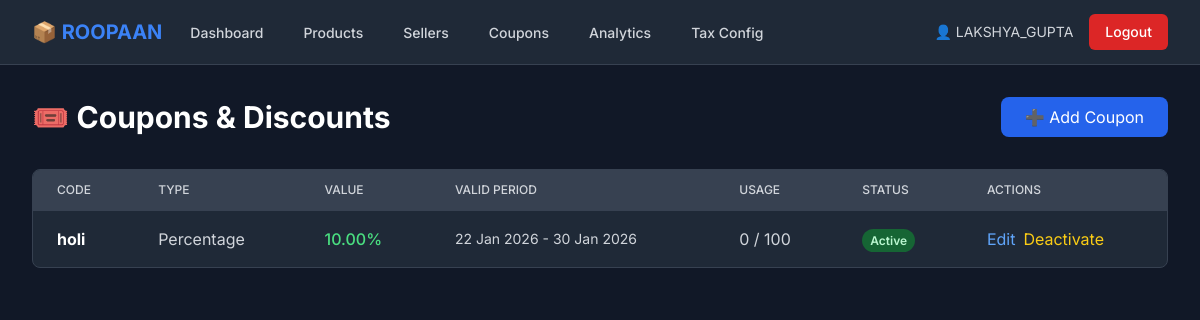
The page /inventory/coupons/ (signed in) on the database as committed earlier.
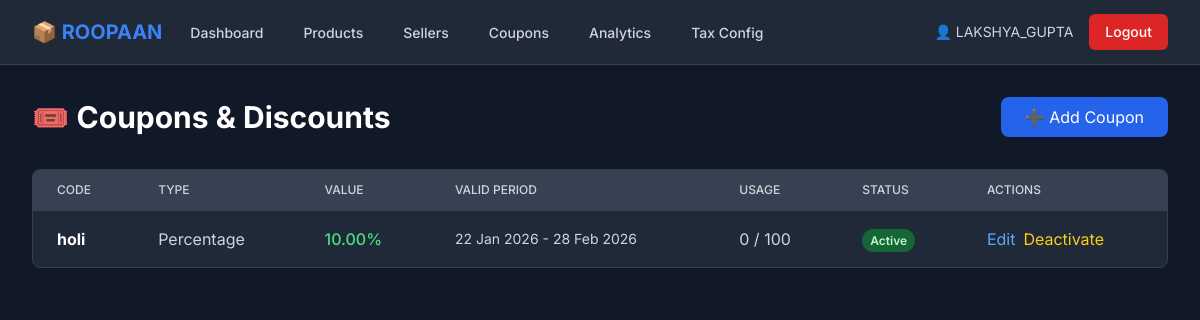
The same page on the database as committed later.
### inventory/models.py (models this page shows, shortened)
class Coupon(models.Model):
    DISCOUNT_TYPE_CHOICES = [
        ('percentage', 'Percentage'),
        ('fixed', 'Fixed Amount'),
    ]
    code = models.CharField(max_length=50, unique=True)
    discount_type = models.CharField(max_length=20, choices=DISCOUNT_TYPE_CHOICES, default='percentage')
    discount_value = models.DecimalField(
        max_digits=10,
        decimal_places=2,
        validators=[MinValueValidator(Decimal('0.00'))]
    )
    min_purchase_amount = models.DecimalField(
        max_digits=10,
        decimal_places=2,
        default=0.00,
        validators=[MinValueValidator(Decimal('0.00'))]
    )
    max_discount_amount = models.DecimalField(
        max_digits=10,
        decimal_places=2,
        null=True,
        blank=True,
        validators=[MinValueValidator(Decimal('0.00'))]
    )
    is_active = models.BooleanField(default=True)
    valid_from = models.DateTimeField()
    valid_until = models.DateTimeField()
    usage_limit = models.IntegerField(null=True, blank=True)
    times_used = models.IntegerField(default=0)
    created_at = models.DateTimeField(auto_now_add=True)
    created_by = models.ForeignKey(User, on_delete=models.SET_NULL, null=True)

### inventory/views.py (the view)
# urls.py: path('coupons/', views.coupon_list, name='coupon_list'),
@login_required
@user_passes_test(is_inventory_manager)
def coupon_list(request):
    coupons = Coupon.objects.all()
    return render(request, 'inventory/coupon_list.html', {'coupons': coupons})

### inventory/views.py (called while the page is built)
def is_inventory_manager(user):
    return user.is_authenticated and user.user_type == 'inventory'

### templates/inventory/coupon_list.html (shortened to what this page needs)
{% extends 'base.html' %}
{% block content %}
<div class="max-w-7xl mx-auto px-4 sm:px-6 lg:px-8 py-8">
    <div class="flex justify-between items-center mb-8">
        <h1 class="text-3xl font-bold text-white">🎟️ Coupons & Discounts</h1>
        <a href="{% url 'inventory:add_coupon' %}" class="bg-blue-600 hover:bg-blue-700 text-white px-6 py-2 rounded-lg">
            ➕ Add Coupon
        </a>
    </div>
    <div class="bg-gray-800 rounded-lg border border-gray-700 overflow-hidden">
        <table class="min-w-full divide-y divide-gray-700">
            <thead class="bg-gray-700">
                <tr>
                    <th class="px-6 py-3 text-left text-xs font-medium text-gray-300 uppercase">Code</th>
                    <th class="px-6 py-3 text-left text-xs font-medium text-gray-300 uppercase">Type</th>
                    <th class="px-6 py-3 text-left text-xs font-medium text-gray-300 uppercase">Value</th>
                    <th class="px-6 py-3 text-left text-xs font-medium text-gray-300 uppercase">Valid Period</th>
                    <th class="px-6 py-3 text-left text-xs font-medium text-gray-300 uppercase">Usage</th>
                    <th class="px-6 py-3 text-left text-xs font-medium text-gray-300 uppercase">Status</th>
                    <th class="px-6 py-3 text-left text-xs font-medium text-gray-300 uppercase">Actions</th>
                </tr>
            </thead>
            <tbody class="divide-y divide-gray-700">
                {% for coupon in coupons %}
                <tr class="hover:bg-gray-700">
                    <td class="px-6 py-4 text-white font-bold">{{ coupon.code }}</td>
                    <td class="px-6 py-4 text-gray-300">{{ coupon.get_discount_type_display }}</td>
                    <td class="px-6 py-4 text-green-400 font-medium">
                        {% if coupon.discount_type == 'percentage' %}
                            {{ coupon.discount_value }}%
                        {% else %}
                            ₹{{ coupon.discount_value }}
                        {% endif %}
                    </td>
                    <td class="px-6 py-4 text-gray-300 text-sm">
                        {{ coupon.valid_from|date:"d M Y" }} - {{ coupon.valid_until|date:"d M Y" }}
                    </td>
                    <td class="px-6 py-4 text-gray-300">
                        {{ coupon.times_used }}{% if coupon.usage_limit %} / {{ coupon.usage_limit }}{% endif %}
                    </td>
                    <td class="px-6 py-4">
                        {% if coupon.is_active %}
                            <span class="px-2 py-1 text-xs font-semibold rounded-full bg-green-800 text-green-200">Active</span>
                        {% else %}
                            <span class="px-2 py-1 text-xs font-semibold rounded-full bg-red-800 text-red-200">Inactive</span>
                        {% endif %}
                    </td>
                    <td class="px-6 py-4">
                        <div class="flex gap-2">
                            <a href="{% url 'inventory:edit_coupon' coupon.id %}" class="text-blue-400 hover:text-blue-300">Edit</a>
                            <a href="{% url 'inventory:toggle_coupon' coupon.id %}" class="text-yellow-400 hover:text-yellow-300">
                                {% if coupon.is_active %}Deactivate{% else %}Activate{% endif %}
                            </a>
                        </div>
                    </td>
                </tr>
                {% empty %}
                <tr>
                    <td colspan="7" class="px-6 py-8 text-center text-gray-400">No coupons created yet</td>
                </tr>
                {% endfor %}
            </tbody>
        </table>
    </div>
</div>
{% endblock %}

Rows that differ between the two databases and show on the page:
changed Coupon "holi": valid_until "30 Jan 2026" → "28 Feb 2026"
